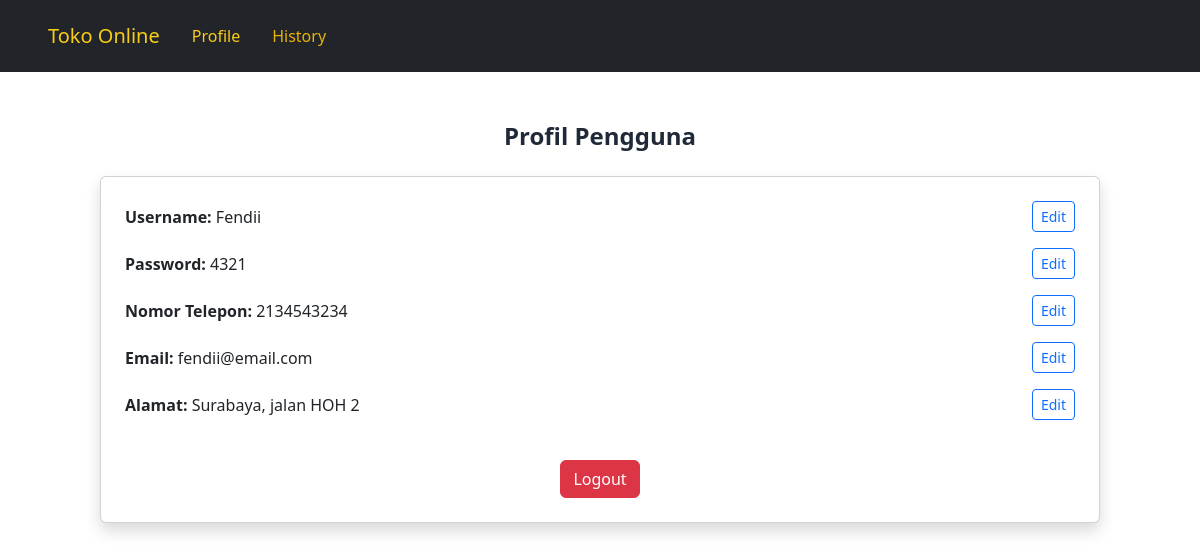
Screenshot of /profil.php (signed in) with the database file from the repository.
### tables this page shows
CREATE TABLE `users` (
  `user_id` int(10) NOT NULL,
  `username` text NOT NULL,
  `password` text NOT NULL,
  `user_telp` int(15) NOT NULL,
  `email` text NOT NULL,
  `alamat` text NOT NULL,
  `isAdmin` tinyint(1) NOT NULL
);

### profil.php (the view, shortened to what this page needs)
<?php
require_once 'connect.php';
$user_id = $_SESSION['user_id'];
$query = "SELECT username, password, user_telp, email, alamat, isAdmin FROM Users WHERE user_id = ?";
$stmt = $mysqli->prepare($query);
$stmt->bind_param("i", $user_id);
$stmt->execute();
$result = $stmt->get_result();
$user_data = $result->fetch_assoc();
?>
<!doctype html>
<html lang="en">
<head>
    <link href="https://cdn.jsdelivr.net/npm/bootstrap@5.3.3/dist/css/bootstrap.min.css" rel="stylesheet"
>
    <script src="https://cdn.tailwindcss.com"></script>
</head>
<body>
    <?php include 'nav.php'; ?>
    <section class="container py-5">
        <h1 class="text-center text-2xl font-bold mb-4 text-gray-800">Profil Pengguna</h1>
        <div class="card p-4 shadow">
            <div class="mb-3 d-flex justify-content-between align-items-center">
                <div><strong>Username:</strong> <?php echo htmlspecialchars($user_data['username']); ?></div>
                <a href="edit.php?field=username" class="btn btn-outline-primary btn-sm">Edit</a>
            </div>
            <div class="mb-3 d-flex justify-content-between align-items-center">
                <div><strong>Password:</strong> <?php echo htmlspecialchars($user_data['password']); ?></div>
                <a href="edit.php?field=password" class="btn btn-outline-primary btn-sm">Edit</a>
            </div>
            <div class="mb-3 d-flex justify-content-between align-items-center">
                <div><strong>Nomor Telepon:</strong> <?php echo htmlspecialchars($user_data['user_telp']); ?></div>
                <a href="edit.php?field=user_telp" class="btn btn-outline-primary btn-sm">Edit</a>
            </div>
            <div class="mb-3 d-flex justify-content-between align-items-center">
                <div><strong>Email:</strong> <?php echo htmlspecialchars($user_data['email']); ?></div>
                <a href="edit.php?field=email" class="btn btn-outline-primary btn-sm">Edit</a>
            </div>
            <div class="mb-3 d-flex justify-content-between align-items-center">
                <div><strong>Alamat:</strong> <?php echo htmlspecialchars($user_data['alamat']); ?></div>
                <a href="edit.php?field=alamat" class="btn btn-outline-primary btn-sm">Edit</a>
            </div>
            <form method="POST" class="text-center mt-4">
                <button type="submit" name="logout" class="btn btn-danger">Logout</button>
            </form>
        </div>
    </section>
</body>
</html>

### rows the page displays
users: username "Fendii", password "4321", user_telp "2134543234", email "fendii@email.com", alamat "Surabaya, jalan HOH 2"
